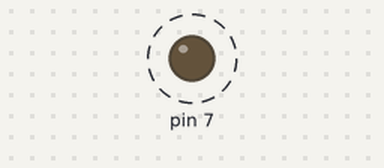
This sketch was run on a simulated Arduino Uno, built with avr-gcc and run on an emulated ATmega328P. Parts: output pins drawn as LEDs (lit = HIGH). Dashed ring = blinking.

Above: at 0.16 s.
Timing chart, 0 to 3.0 s (numbered marks = the images above):
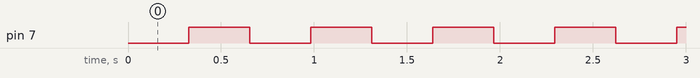

Measured:
- by itself, pin 7: alternates HIGH for 0.33 s and LOW for 0.33 s

The sketch:

Blinking_LED_wtih_Timer_2.ino
```cpp
void setup(){
  TCCR2A = 0x00; // Wave Form Generation Mode 0: Normal Mode; OC2A disconnected
  TCCR2B = (1<<CS22) + (1<<CS21) + (1<<CS20); // prescaler = 1024
  TIMSK2 = (1<<TOIE2); // interrupt when TCNT2 is overflowed
  DDRD |= (1<<PD7);  // Portmanipulation: replaces pinMode(7, OUTPUT);
}
void loop() {
 // do something else
}
ISR(TIMER2_OVF_vect){  // Interrupt Service Routine
  static int counter = 0;
  counter++;
  if(counter==20){
    PORTD ^= (1<<PD7);
    counter = 0;
  }
}
```
